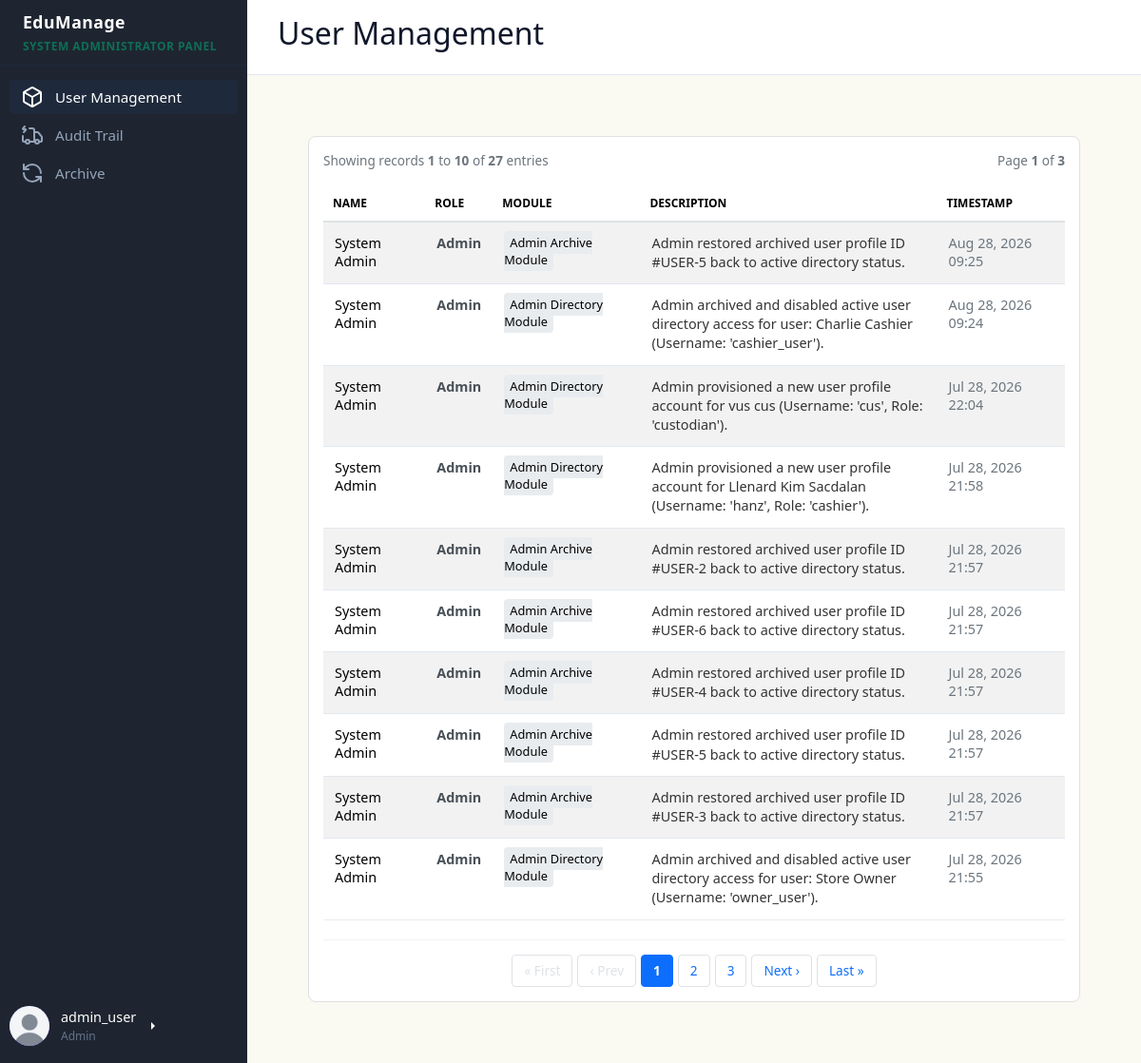
Page /dashboards/admin/admin_dashboard.php?page=audit-trail (signed in) on the committed database.
### tables this page shows
CREATE TABLE `users` (
  `user_id` int(11) NOT NULL,
  `first_name` varchar(50) NOT NULL,
  `last_name` varchar(50) NOT NULL,
  `profile_picture` varchar(255) DEFAULT 'default.jpg',
  `email` varchar(100) NOT NULL,
  `username` varchar(50) NOT NULL,
  `password_hash` varchar(255) NOT NULL,
  `role` varchar(20) NOT NULL,
  `is_archived` tinyint(1) NOT NULL DEFAULT 0,
  `created_at` datetime DEFAULT current_timestamp()
);

CREATE TABLE `audit_logs` (
  `log_id` int(11) NOT NULL,
  `user_id` int(11) NOT NULL,
  `action` varchar(100) NOT NULL,
  `module` varchar(50) NOT NULL,
  `description` text NOT NULL,
  `created_at` datetime DEFAULT current_timestamp()
);

### dashboards/admin/modules/audit-trail.php (the view, shortened to what this page needs)
<?php
require_once '../../config/db.php';
$records_per_page = 10;
$current_page = isset($_GET['log_page']) ? intval($_GET['log_page']) : 1;
$offset = ($current_page - 1) * $records_per_page;
$count_query = "SELECT COUNT(*) as total FROM audit_logs";
$count_result = $conn->query($count_query);
$total_rows = $count_result->fetch_assoc()['total'] ?? 0;
$total_pages = ceil($total_rows / $records_per_page);
$log_query = "
    SELECT a.log_id, u.first_name, u.last_name, u.role, a.action, a.module, a.description, a.created_at
    FROM audit_logs a
    LEFT JOIN users u ON a.user_id = u.user_id
    ORDER BY a.created_at DESC
    LIMIT ? OFFSET ?
";
$stmt = $conn->prepare($log_query);
$stmt->bind_param("ii", $records_per_page, $offset);
$stmt->execute();
$logs_result = $stmt->get_result();
$current_params = $_GET;
unset($current_params['log_page']);
$query_string = http_build_query($current_params);
$base_url = "admin_dashboard.php?" . ($query_string ? $query_string . "&" : "");
?>
<div class="table-container" style="background: white; padding: 15px; border-radius: 8px; border: 1px solid #e0e0e0;">
    <div style="display: flex; justify-content: space-between; align-items: center; margin-bottom: 15px; font-size: 0.85rem; color: #6c757d;">
        <span>Showing records <strong><?= min($offset + 1, $total_rows) ?></strong> to <strong><?= min($offset + $records_per_page, $total_rows) ?></strong> of <strong><?= $total_rows ?></strong> entries</span>
        <span>Page <strong><?= $current_page ?></strong> of <strong><?= $total_pages ?: 1 ?></strong></span>
    </div>
    <table class="table table-striped" style="width: 100%; border-collapse: collapse; font-size: 0.9rem; text-align: left;">
        <thead>
            <tr style="background: #f8f9fa; border-bottom: 2px solid #dee2e6;">
                <th style="padding: 10px;">Name</th>
                <th style="padding: 10px;">Role</th>
                <th style="padding: 10px;">Module</th>
                <th style="padding: 10px;">Description</th>
                <th style="padding: 10px;">Timestamp</th>
            </tr>
        </thead>
        <tbody>
            <?php if ($logs_result->num_rows === 0): ?>
                <tr>
                    <td colspan="5" style="padding: 20px; text-align: center; color: #868e96;">No audit records found inside system storage index.</td>
                </tr>
            <?php else: ?>
                <?php while ($log = $logs_result->fetch_assoc()): ?>
                    <tr style="border-bottom: 1px solid #e9ecef; transition: background 0.1s;" onmouseover="this.style.background='#f8f9fa'" onmouseout="this.style.background='transparent'">
                        <td style="padding: 12px;"><?= htmlspecialchars($log['first_name'] . " " . $log['last_name']) ?: '<em style="color:#bbb;">System Automatons</em>' ?></td>
                        <td style="padding: 12px; font-weight: bold; color: #495057;"><?= htmlspecialchars($log['role'] ?: 'System Engine') ?></td>
                        <td style="padding: 12px;"><span style="background: #e9ecef; padding: 3px 6px; border-radius: 4px; font-size: 0.8rem;"><?= htmlspecialchars($log['module']) ?></span></td>
                        <td style="padding: 12px; width: 40%; color: #333; line-height: 1.4;"><?= htmlspecialchars($log['description']) ?></td>
                        <td style="padding: 12px; color: #6c757d;"><?= date('M d, Y H:i', strtotime($log['created_at'])) ?></td>
                    </tr>
                <?php endwhile; ?>
            <?php endif; ?>
        </tbody>
    </table>
    <?php if ($total_pages > 1): ?>
        <div class="pagination-pad" style="display: flex; justify-content: center; align-items: center; gap: 5px; margin-top: 20px; padding-top: 15px; border-top: 1px solid #f1f3f5;">
            <a href="<?= $base_url ?>log_page=1" style="padding: 6px 12px; border: 1px solid #dee2e6; border-radius: 4px; text-decoration: none; color: #0d6efd; font-size: 0.85rem; <?= $current_page == 1 ? 'pointer-events: none; color: #dee2e6;' : '' ?>">« First</a>
            <a href="<?= $base_url ?>log_page=<?= $current_page - 1 ?>" style="padding: 6px 12px; border: 1px solid #dee2e6; border-radius: 4px; text-decoration: none; color: #0d6efd; font-size: 0.85rem; <?= $current_page == 1 ? 'pointer-events: none; color: #dee2e6;' : '' ?>">‹ Prev</a>
            <?php
            $start_pad = max(1, $current_page - 2);
            $end_pad = min($total_pages, $current_page + 2);
            for ($i = $start_pad; $i <= $end_pad; $i++):
                $is_active = ($i === $current_page);
                $bg_color = $is_active ? '#0d6efd' : 'transparent';
                $text_color = $is_active ? '#fff' : '#0d6efd';
                $border_color = $is_active ? '#0d6efd' : '#dee2e6';
            ?>
                <a href="<?= $base_url ?>log_page=<?= $i ?>" style="padding: 6px 12px; border: 1px solid <?= $border_color ?>; background: <?= $bg_color ?>; color: <?= $text_color ?>; border-radius: 4px; text-decoration: none; font-size: 0.85rem; font-weight: <?= $is_active ? 'bold' : 'normal' ?>;">
                    <?= $i ?>
                </a>
            <?php endfor; ?>
            <a href="<?= $base_url ?>log_page=<?= $current_page + 1 ?>" style="padding: 6px 12px; border: 1px solid #dee2e6; border-radius: 4px; text-decoration: none; color: #0d6efd; font-size: 0.85rem; <?= $current_page >= $total_pages ? 'pointer-events: none; color: #dee2e6;' : '' ?>">Next ›</a>
            <a href="<?= $base_url ?>log_page=<?= $total_pages ?>" style="padding: 6px 12px; border: 1px solid #dee2e6; border-radius: 4px; text-decoration: none; color: #0d6efd; font-size: 0.85rem; <?= $current_page >= $total_pages ? 'pointer-events: none; color: #dee2e6;' : '' ?>">Last »</a>
        </div>
    <?php endif; ?>
</div>

### dashboards/admin/adminsidebar.php (shortened to what this page needs)
<aside>
    <div class="brand">
        EduManage
        <span>System Administrator Panel</span>
    </div>
    <ul class="menu">
        <li class="menu-item active">
            <a href="admin_dashboard.php?page=users"><?php include("../../icons/box-icon.html") ?> <span>User Management</span></a>
        </li>
        <li class="menu-item">
            <a href="admin_dashboard.php?page=audit-trail"><?php include("../../icons/truck-icon.html") ?> <span>Audit Trail</span></a>
        </li>
        <li class="menu-item">
            <a href="admin_dashboard.php?page=archive"><?php include("../../icons/cycle-icon.html") ?> <span>Archive</span></a>
        </li>
    </ul>
    <div class="btn-group dropend mb-2">
        <a role="button" class="user-profile dropdown-toggle text-white text-decoration-none" data-bs-toggle="dropdown" aria-expanded="false">
            <div class="avatar">
                <?php if (!empty($user['profile_picture'])): ?>
                    <img
                        src="../../uploads/profile_pictures/<?= htmlspecialchars($user['profile_picture']) ?>"
                        alt="Profile Picture">
                <?php else: ?>
                    <?= strtoupper(substr($user['username'], 0, 2)) ?>
                <?php endif; ?>
            </div>
            <div class="user-info" style="text-align: left;">
                <span style="font-size: 0.9rem;">
                    <?= htmlspecialchars($user['username']) ?>
                </span>
                <span style="font-size: 0.75rem; color: var(--text-muted);">
                    <?= htmlspecialchars($user['role']) ?>
                </span>
            </div>
        </a>
    </div>
</aside>

### css/style.css (style rules this page uses)
* { box-sizing: border-box; margin: 0; padding: 0; font-family: "Segoe UI", system-ui, sans-serif; }
body { background-color: var(--bg-main); color: var(--text-dark); display: flex; height: 100vh; overflow: hidden; }
aside { width: 260px; background-color: var(--bg-sidebar); color: #ffffff; display: flex; flex-direction: column; flex-shrink: 0; }
.brand { padding-inline: 24px; padding-block: 10px; font-size: 1.1rem; font-weight: bold; border-bottom: 1px solid var(--sidebar-active); letter-spacing: 0.5px; }
.brand span { color: var(--primary); display: block; font-size: 0.75rem; text-transform: uppercase; margin-top: 4px; }
.menu { list-style: none; padding: 15px 10px; display: flex; flex-direction: column; gap: 4px; flex-grow: 1; }
.menu-item a { display: flex; align-items: center; gap: 12px; color: #94a3b8; text-decoration: none; padding: 6px; padding-left: 12px; border-radius: 4px; font-size: 0.95rem; transition: all 0.2s; }
.menu-item.active a, .menu-item a:hover { background-color: var(--sidebar-active); color: #ffffff; }
.user-profile { display: flex; align-items: center; gap: 12px; padding-left: 10px; margin-bottom: 10px; }
.user-info { display: flex; flex-direction: column; gap: 1px; }
.avatar { width: 36px; height: 36px; background-color: var(--primary); color: #ffffff; border-radius: 50%; display: flex; align-items: center; justify-content: center; font-weight: bold; font-size: 0.9rem; }
.btn-group { display: flex; gap: 12px; }
.table-container { background: #ffffff; border: 1px solid var(--border); border-radius: 12px; overflow: hidden; }
table { width: 100%; border-collapse: collapse; text-align: left; }
th { background-color: #f8fafc; color: var(--text-muted); font-size: 0.75rem; text-transform: uppercase; font-weight: 700; padding: 14px 24px; border-bottom: 1px solid var(--border); }
td { padding: 16px 24px; border-bottom: 1px solid var(--border); font-size: 0.9rem; }
tr:last-child td { border-bottom: none; }
.avatar { width: 42px; height: 42px; border-radius: 50%; overflow: hidden; display: flex; align-items: center; justify-content: center; background: #6c63ff; color: white; font-weight: 600; }
.avatar img { width: 100%; height: 100%; object-fit: cover; }

### dashboards/admin/admin_dashboard.php (style rules this page uses)
.avatar { width: 42px; height: 42px; min-width: 42px; min-height: 42px; border-radius: 50%; overflow: hidden; display: flex; align-items: center; justify-content: center; font-weight: 600; }
.avatar img { width: 100%; height: 100%; object-fit: cover; display: block; }

### rows in the picture
users: profile_picture (placeholder picture), username "admin_user", role "Admin"
audit_logs: user.last_name "System Admin", user.role "Admin", module "Admin Archive Module", description "Admin restored archived user profile ID #USER-5 back to active directory status.", created_at "Aug 28, 2026 09:25"
audit_logs: user.last_name "System Admin", user.role "Admin", module "Admin Directory Module", description "Admin archived and disabled active user directory access for user: Charlie Cashier (Username: 'cashier_user').", created_at "Aug 28, 2026 09:24"
audit_logs: user.last_name "System Admin", user.role "Admin", module "Admin Directory Module", description "Admin provisioned a new user profile account for vus cus (Username: 'cus', Role: 'custodian').", created_at "Jul 28, 2026 22:04"
audit_logs: user.last_name "System Admin", user.role "Admin", module "Admin Directory Module", description "Admin provisioned a new user profile account for Llenard Kim Sacdalan (Username: 'hanz', Role: 'cashier').", created_at "Jul 28, 2026 21:58"
audit_logs: user.last_name "System Admin", user.role "Admin", module "Admin Archive Module", description "Admin restored archived user profile ID #USER-2 back to active directory status.", created_at "Jul 28, 2026 21:57"
audit_logs: user.last_name "System Admin", user.role "Admin", module "Admin Archive Module", description "Admin restored archived user profile ID #USER-6 back to active directory status.", created_at "Jul 28, 2026 21:57"
audit_logs: user.last_name "System Admin", user.role "Admin", module "Admin Archive Module", description "Admin restored archived user profile ID #USER-4 back to active directory status.", created_at "Jul 28, 2026 21:57"
audit_logs: user.last_name "System Admin", user.role "Admin", module "Admin Archive Module", description "Admin restored archived user profile ID #USER-5 back to active directory status.", created_at "Jul 28, 2026 21:57"
audit_logs: user.last_name "System Admin", user.role "Admin", module "Admin Archive Module", description "Admin restored archived user profile ID #USER-3 back to active directory status.", created_at "Jul 28, 2026 21:57"
audit_logs: user.last_name "System Admin", user.role "Admin", module "Admin Directory Module", description "Admin archived and disabled active user directory access for user: Store Owner (Username: 'owner_user').", created_at "Jul 28, 2026 21:55"

### other values in the picture
min($offset + 1, $total_rows) "1"
min($offset + $records_per_page, $total_rows) "10"
$total_rows "27"
$current_page "1"
$total_pages ?: 1 "3"
